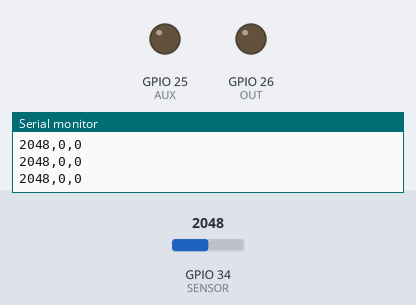
A sketch run on a simulated ESP32. Parts: output pins drawn as LEDs (lit = HIGH), the last lines printed to the serial monitor. The inputs (shaded band) are chosen by the test bench; at power-on: GPIO 34 (SENSOR) = 2048.

Above: at 1.2 s.
1.3 s: GPIO 34 (SENSOR) set to 5
2.8 s: GPIO 34 (SENSOR) set to 2
At 3.8 s:
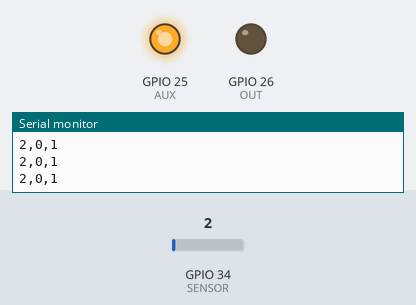
4.3 s: GPIO 34 (SENSOR) set to 140
At 4.9 s:
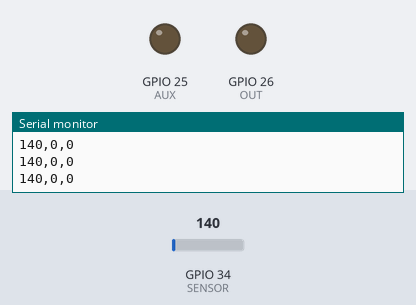
5.8 s: GPIO 34 (SENSOR) set to 0
At 6.1 s:
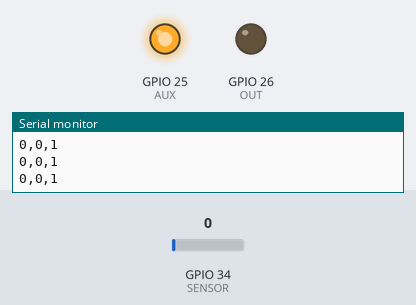
Timing chart, 0 to 8.3 s (numbered marks = the images above; inputs shaded):
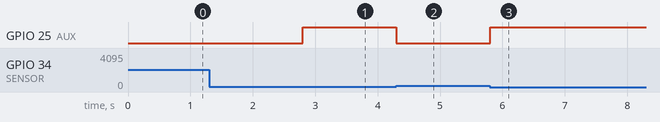

The sketch:

firmware.ino
```cpp
// Reconstructed 2026-10-23. New pin map; not the lost original firmware.
#include <Arduino.h>
#if defined(ESP32)
const int SENSOR=34, INPUT_A=27, INPUT_B=14, OUT=26, AUX=25;
const int ADC_MAXIMUM=4095;
#else
const int SENSOR=A0, INPUT_A=2, INPUT_B=3, OUT=8, AUX=9;
const int ADC_MAXIMUM=1023;
#endif
// OUT/AUX drive a transistor/module input, never an inductive load directly.
// Default OFF = LOW. Use a compatible active-HIGH driver for this reconstruction.

unsigned long last=0,highSince=0;bool tracking=false,alarmActive=false;
const unsigned long WARMUP_MS=60000; // Bench demo only: follow exact module conditioning requirements.
void setup(){Serial.begin(115200);pinMode(OUT,OUTPUT);pinMode(AUX,OUTPUT);digitalWrite(OUT,LOW);digitalWrite(AUX,LOW);}
void loop(){unsigned long now=millis();if(now-last<100)return;last=now;
 int raw=analogRead(SENSOR);bool fault=raw<=3||raw>=ADC_MAXIMUM-3;
 if(now<WARMUP_MS||fault){alarmActive=false;tracking=false;}
 else if(raw>=ADC_MAXIMUM*6/10){if(!tracking){highSince=now;tracking=true;}if(now-highSince>=2000)alarmActive=true;}
 else if(raw<=ADC_MAXIMUM*4/10){alarmActive=false;tracking=false;}else tracking=false;
 digitalWrite(OUT,alarmActive?HIGH:LOW);digitalWrite(AUX,fault?HIGH:LOW);
 Serial.print(raw);Serial.print(',');Serial.print(alarmActive);Serial.print(',');Serial.println(fault);
}
```

Measured:
- the behaviour switches between 4 and 3 on GPIO 34 (SENSOR) (found by bisection; images 0 and 1)
- after the input at 2.8 s, GPIO 25 (AUX): LOW → HIGH at once
- after the input at 4.3 s, GPIO 25 (AUX): HIGH → LOW at once
- after the input at 5.8 s, GPIO 25 (AUX): LOW → HIGH at once
